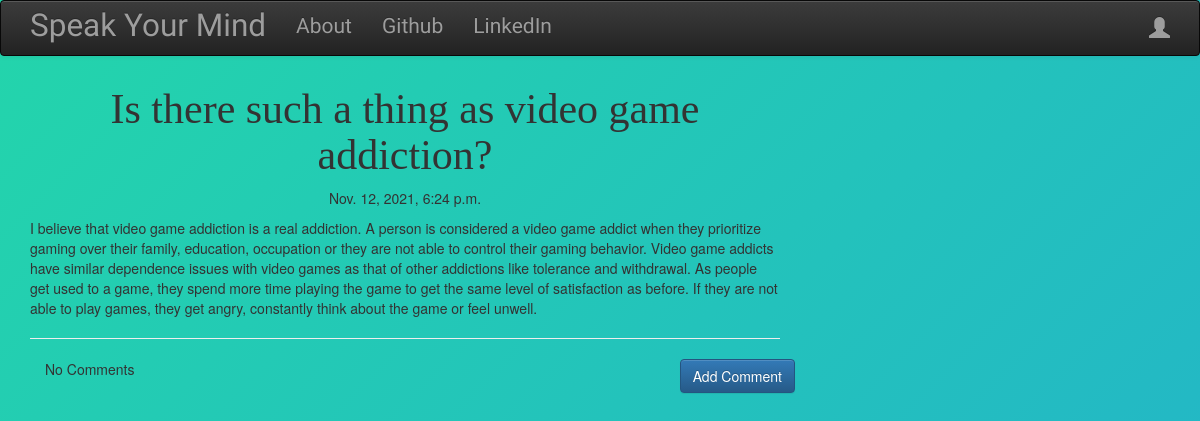
The page /post/5 on the database its author committed.
### blog/models.py (models this page shows, shortened)
class Post(models.Model):
    author = models.ForeignKey('auth.User',on_delete = models.CASCADE)
    title = models.CharField(max_length = 200)
    text = models.TextField()
    created_date = models.DateTimeField(default = timezone.now)
    published_date = models.DateTimeField(blank=True,null=True)

### blog/views.py (the view)
# urls.py: url(r'^post/(?P<pk>\d+)$',views.PostDetailView.as_view(),name='post_detail'),
class PostDetailView(DetailView):
    model = Post

### blog/templates/blog/post_detail.html (shortened to what this page needs)
{% extends "blog/base.html" %}
{% block content %}
<h1 class="posttitle loader">{{post.title}}</h1>
{% if post.published_date %}
  <div class="date postdate">
    {{post.published_date}}
  </div>
{% else %}
  <a class = "btn btn-default" href="{% url 'post_publish' pk=post.pk %}">Publish</a>
{% endif %}
<p class = 'postcontent'>{{post.text|safe|linebreaksbr}}</p>
<hr>
<a class = "btn btn-primary btn-comment" href="{% url 'add_comment_to_post' pk=post.pk %}">Add Comment</a>
<div class="container">
  {% for comment in post.comments.all %}
  <br>
  {% if user.is_authenticated or comment.approved_comment %}
    {{comment.created_date }}
    {% if not comment.approved_comment %}
      <a class='btn btn-default' href="{% url 'comment_remove' pk=comment.pk %}">
        <span class ='glyphicon glyphicon-remove'></span>
      </a>
      <a class='btn btn-primary' href="{% url 'comment_approve' pk=comment.pk %}">
        <span class ='glyphicon glyphicon-ok'></span>
      </a>
    {% endif %}
  <p>{{comment.text|safe|linebreaks}}</p>
  <p>Posted By: {{comment.author}}</p>
  {% endif %}
  {% empty %}
  <p>No Comments</p>
  {% endfor %}
</div>
{% endblock %}

### blog/static/css/blog.css (style rules this page uses)
.postdate { text-align: center; }
.posttitle { font-family: 'Montagu Slab', serif; font-size: 3em; text-align: center; }
.postcontent { font-family: 'Playfair Display', serif; font-size: 1.5em; }
.btn-comment { position: absolute; right: 0px; }
.loader { filter:hue-rotate(0deg); color:linear-gradient(45deg,#0f8,#08f); animation:hue 10000ms infinite linear; }
body { background: linear-gradient(-45deg, #ee7752, #e73c7e, #23a6d5, #23d5ab); background-size: 400% 400%; animation: gradient 15s ease infinite; height: 100vh; }

### rows shown on the page
Post: title "Is there such a thing as video game addiction?", published_date "Nov. 12, 2021, 6:24 p.m.", text "I believe that video game addiction is a real addiction. A person is considered a video game addict when they prioritize gaming over their family, education, occupation or they are not able to control their gaming behavior. Video game addicts have similar dependence issues with video games as that of other addictions like tolerance and withdrawal. As people get used to a game, they spend more time playing the game to get the same level of satisfaction as before. If they are not able to play games, they get angry, constantly think about the game or feel unwell."
